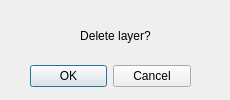
<?xml version="1.0" encoding="UTF-8"?>
<ui version="4.0">
 <class>deleteLayerDialog</class>
 <widget class="QDialog" name="deleteLayerDialog">
  <property name="geometry">
   <rect>
    <x>0</x>
    <y>0</y>
    <width>230</width>
    <height>100</height>
   </rect>
  </property>
  <property name="sizePolicy">
   <sizepolicy hsizetype="Fixed" vsizetype="Fixed">
    <horstretch>0</horstretch>
    <verstretch>0</verstretch>
   </sizepolicy>
  </property>
  <property name="minimumSize">
   <size>
    <width>230</width>
    <height>100</height>
   </size>
  </property>
  <property name="maximumSize">
   <size>
    <width>230</width>
    <height>100</height>
   </size>
  </property>
  <property name="windowTitle">
   <string>Delete Layer</string>
  </property>
  <property name="windowIcon">
   <iconset>
    <normaloff>slate_windowicon.png</normaloff>slate_windowicon.png</iconset>
  </property>
  <widget class="QWidget" name="verticalLayoutWidget">
   <property name="geometry">
    <rect>
     <x>0</x>
     <y>0</y>
     <width>231</width>
     <height>101</height>
    </rect>
   </property>
   <layout class="QVBoxLayout" name="verticalLayout">
    <item>
     <widget class="QWidget" name="widget" native="true">
      <widget class="QDialogButtonBox" name="buttonBox">
       <property name="geometry">
        <rect>
         <x>30</x>
         <y>51</y>
         <width>161</width>
         <height>51</height>
        </rect>
       </property>
       <property name="orientation">
        <enum>Qt::Horizontal</enum>
       </property>
       <property name="standardButtons">
        <set>QDialogButtonBox::Cancel|QDialogButtonBox::Ok</set>
       </property>
      </widget>
      <widget class="QLabel" name="label">
       <property name="geometry">
        <rect>
         <x>70</x>
         <y>20</y>
         <width>91</width>
         <height>31</height>
        </rect>
       </property>
       <property name="text">
        <string>Delete layer?</string>
       </property>
       <property name="alignment">
        <set>Qt::AlignCenter</set>
       </property>
      </widget>
     </widget>
    </item>
   </layout>
  </widget>
 </widget>
 <resources/>
 <connections/>
</ui>
